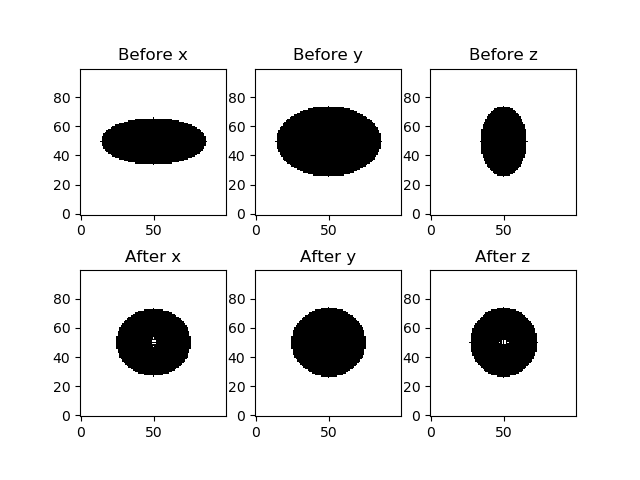

Here is the Python script that generated this plot:
import time

import torch
import matplotlib.pyplot as plt

from shape_opt.shape_prog_3d import ShapeMathematicalProgram3D
from shape_opt.shape_prog_params import SMPParameters3D
from shape_opt.shape_generator import (
    generate_ellipsoid_3d, plot_image_2d, get_interior_phi)

# Set parameters for the solver.
params = SMPParameters3D()
params.sigma = 1.0
params.ksize_gaussian = 5
params.n_grid = 100
params.max_iters = 1000
params.gpu = True
params.h = 2e-2

# Generate initial shape.
grid_0 = generate_ellipsoid_3d(24, 16, 36, params.n_grid).cuda()

# Set up the program and solve.
prog = ShapeMathematicalProgram3D(grid_0, params)
prog.AddSurfaceElementCost(
    torch.ones(params.n_grid, params.n_grid, params.n_grid).cuda())
prog.AddVolumeEqualityConstraint(rho_al_v=1e-3)
start = time.time()
phi_T = prog.solve()
print("Max iterations reached at {:.3f}s.".format(time.time() - start))

grid_T = get_interior_phi(phi_T, 0.0, 1, -1)
plt.figure()
plt.subplot(2,3,1)
plt.title('Before x')
plt.imshow(grid_0[50,:,:].cpu(), origin='lower', cmap='gray')
plt.subplot(2,3,4)
plt.title('After x')
plt.imshow(grid_T[50,:,:].cpu(), origin='lower', cmap='gray')
plt.subplot(2,3,2)
plt.title('Before y')
plt.imshow(grid_0[:,50,:].cpu(), origin='lower', cmap='gray')
plt.subplot(2,3,5)
plt.title('After y')
plt.imshow(grid_T[:,50,:].cpu(), origin='lower', cmap='gray')
plt.subplot(2,3,3)
plt.title('Before z')
plt.imshow(grid_0[:,:,50].cpu(), origin='lower', cmap='gray')
plt.subplot(2,3,6)
plt.title('After z')
plt.imshow(grid_T[:,:,50].cpu(), origin='lower', cmap='gray')

plt.savefig('examples/vcmcf_3d/vcmcf_3d.png')
